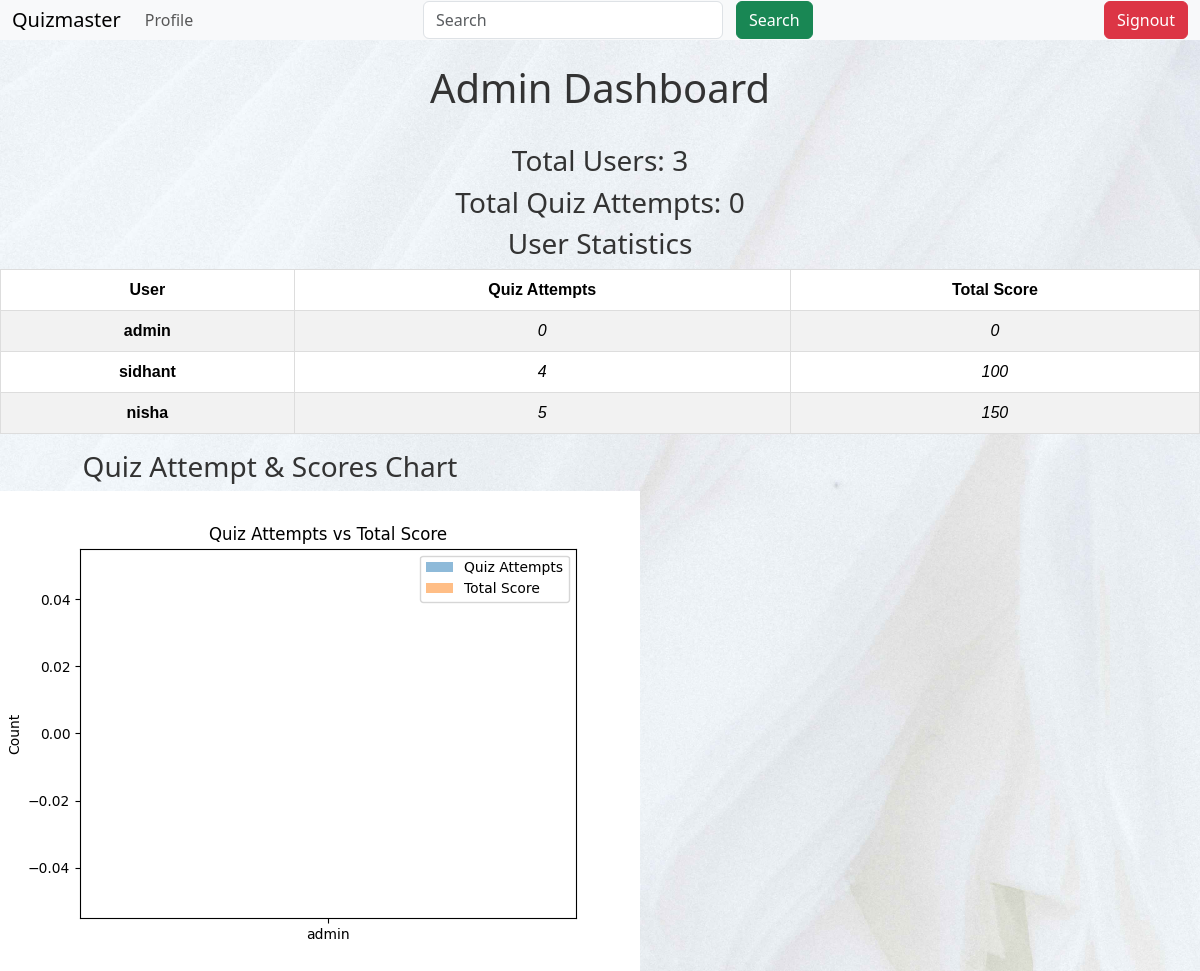
The page /dashboard (signed in) on the database as committed earlier.
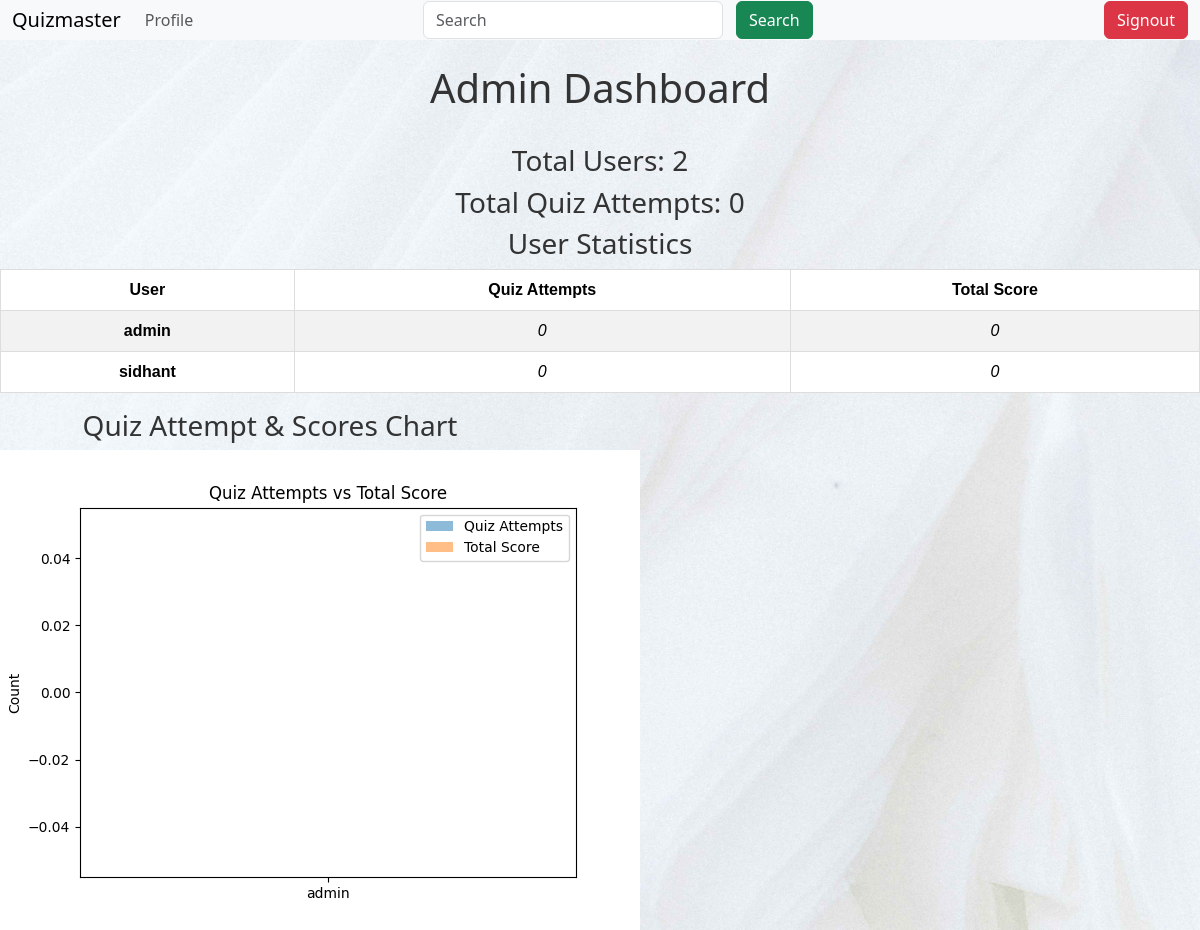
The same page on the database as committed later.
### models/models.py (models this page shows, shortened)
class User(db.Model):
    __tablename__ = "users"
    id = db.Column(db.Integer, primary_key=True)
    user_name=db.Column(db.String(30),unique=True,nullable=False)
    email = db.Column(db.String(50), nullable=False, unique=True)
    _password = db.Column("password", db.String(255), nullable=False)  # Store the hashed password here
    fullname = db.Column(db.String(80))
    qualification = db.Column(db.String(100))
    dob = db.Column(db.Date)
    isadmin = db.Column(db.Boolean, nullable=False, default=False)
    scores = db.relationship('Scores', back_populates='user', cascade="all, delete-orphan")
    @property
    def password(self):
        raise AttributeError('Password is not a readable attribute')
    @password.setter
    def password(self, password):
        self._password = generate_password_hash(password)  # Hash the password and store it in _password

### controllers/routes.py (the view)
@app.route('/dashboard')
@authcheck
@admin_required
def dashboard():
    user_count = User.query.count()
    users = User.query.all()
    quiz_attempts = {}
    scores = {}
    for user in users:
        quiz_attempts[user.id] = Scores.query.filter_by(user_id=user.id).count()
        total_score = db.session.query(db.func.sum(Scores.total_score)).filter_by(user_id=user.id).scalar() or 0
        scores[user.id] = total_score
    fig, ax = plt.subplots()
    user_names = [user.user_name for user in users]  # Assuming 'user_name' is the correct attribute
    attempt_counts = [quiz_attempts[user.id] for user in users]
    score_totals = [scores[user.id] for user in users]
    ax.bar(user_names, attempt_counts, label='Quiz Attempts', alpha=0.5)
    ax.bar(user_names, score_totals, label='Total Score', alpha=0.5)
    ax.set_ylabel('Count')
    ax.set_title('Quiz Attempts vs Total Score')
    ax.legend()
    img_path = os.path.join(current_app.static_folder, 'admin_dashboard_chart.png')
    fig.savefig(img_path)
    plt.close(fig)
    data = {
        'user_count': user_count,
        'quiz_attempts': quiz_attempts,
        'scores': scores
    }
    return render_template('dashboard.html', data=data, users=users)

### controllers/routes.py (called while the page is built)
def authcheck(func):
    @wraps(func)
    def wrapper(*args, **kwargs):
        if 'user_id' not in session:
            flash('Please login to access this page')
            return redirect(url_for('login'))
        return func(*args, **kwargs)
    return wrapper

def admin_required(func):
    @wraps(func)
    def inner(*args,**kwargs):
        if 'user_id' not in session:
            flash('you need to login first')
            return redirect(url_for(login))
        user=User.query.get(session['user_id'])
        if not user.isadmin:
            flash ('You are not authorized to view this page','danger')
            return redirect(url_for('home'))
        return func(*args,**kwargs)
    return inner

### templates/dashboard.html (shortened to what this page needs)
{% extends "layout.html" %}
{% block content %}
{% include 'navbar.html' %}
<br>
    <h1>Admin Dashboard</h1>
    <br>
    <div>
        <h3>Total Users: {{ data['user_count'] }}</h3>
        <h3>Total Quiz Attempts:
            {% set total_attempts = 0 %}
            {% for user in users %}
                {% set total_attempts = total_attempts + data['quiz_attempts'][user.id] %}
            {% endfor %}
            {{ total_attempts }}
        </h3>
    </div>
    <div>
        <h3>User Statistics</h3>
        <table class="table table-striped">
            <thead>
                <tr>
                    <th>User</th>
                    <th>Quiz Attempts</th>
                    <th>Total Score</th>
                </tr>
            </thead>
            <tbody>
                {% for user in users %}
                    <tr>
                        <td class="user-name">{{ user.user_name }}</td>
                        <td class="quiz-attempts">{{ data['quiz_attempts'][user.id] }}</td>
                        <td class="total-score">{{ data['scores'][user.id] }}</td>
                    </tr>
                {% endfor %}
            </tbody>
        </table>
    </div>
    <div class="chart-section">
        <h3>Quiz Attempt & Scores Chart</h3>
        <img src="{{ url_for('static', filename='admin_dashboard_chart.png') }}" alt="Chart">
    </div>
{% endblock %}

Rows that differ between the two databases and show on the page:
removed User: user_name "nisha", data "5", data "150"
changed User "sidhant": isadmin "4" → "0"; isadmin "100" → "0"
Other text that changed with them:
{{ data['user_count'] }}: "3" → "2"
